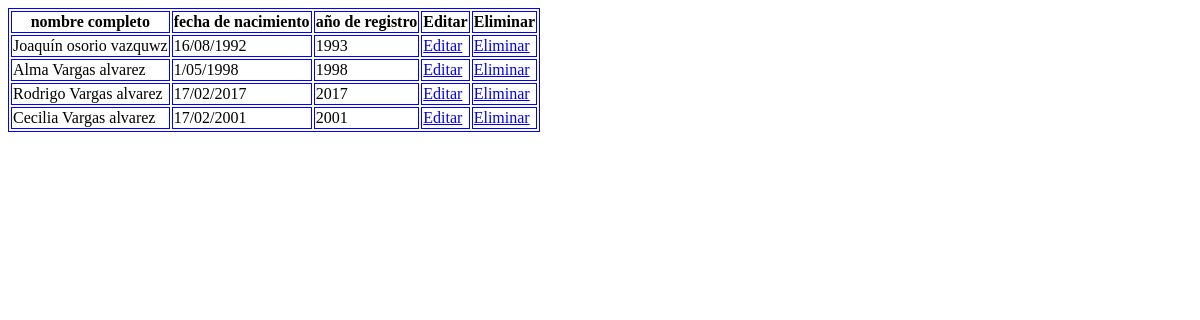
Before: /3_tabla_dinamica.php with the older database file.
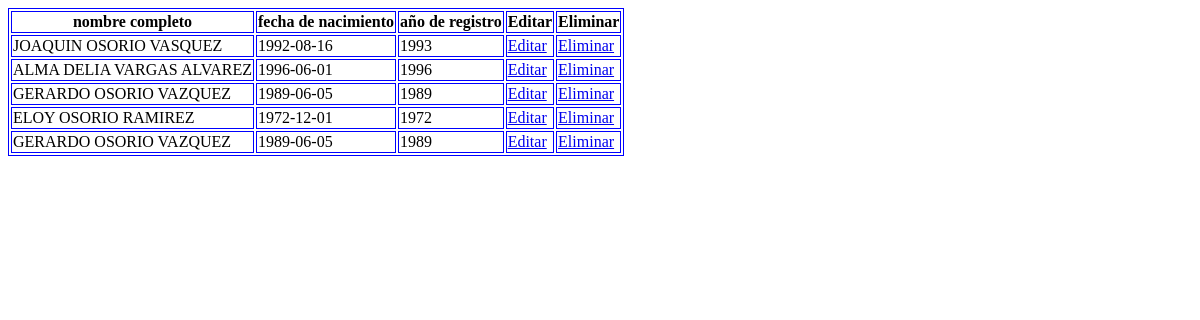
After: the same page with the newer database file.
### tables this page shows
CREATE TABLE acta ( ID INTEGER PRIMARY KEY AutoIncrement,n_conpleto text,f_nacimiento text,registro numeric);

### 3_tabla_dinamica.php (the view, shortened to what this page needs)
<?php
include_once __DIR__ . "/base_de_datos.php";
$resultado = $baseDeDatos->query("SELECT * FROM acta;");
$datos = $resultado->fetchAll(PDO::FETCH_OBJ);
?>
<!DOCTYPE html>
<html lang="es">
<head>
</head>
<body>
	<table>
		<thead>
			<tr>
				<th>nombre completo</th>
				<th>fecha de nacimiento</th>
				<th>año de registro</th>
				<th>Editar</th>
				<th>Eliminar</th>
			</tr>
		</thead>
		<tbody>
			<?php foreach($datos as $d){  ?>
				<tr>
					<td><?php echo $d->n_conpleto ?></td>
					<td><?php echo $d->f_nacimiento ?></td>
					<td><?php echo $d->registro ?></td>
					<td>
						<a href="editar.php?id=<?php echo $d->id ?>">Editar</a>
					</td>
					<td>
						<a href="eliminar.php?id=<?php echo $d->id ?>">Eliminar</a>
					</td>
				</tr>
			<?php }  ?>
		</tbody>
	</table>
</body>
</html>

Changed rows visible on the page:
changed acta: n_conpleto "Joaquín osorio vazquwz" → "JOAQUIN OSORIO VASQUEZ"; f_nacimiento "16/08/1992" → "1992-08-16"
changed acta: n_conpleto "Alma Vargas alvarez" → "ALMA DELIA VARGAS ALVAREZ"; f_nacimiento "1/05/1998" → "1996-06-01"; registro "1998" → "1996"
changed acta (number 3 of 5 on the later page): n_conpleto "Rodrigo Vargas alvarez" → "GERARDO OSORIO VAZQUEZ"; f_nacimiento "17/02/2017" → "1989-06-05"; registro "2017" → "1989"
changed acta: n_conpleto "Cecilia Vargas alvarez" → "ELOY OSORIO RAMIREZ"; f_nacimiento "17/02/2001" → "1972-12-01"; registro "2001" → "1972"
added acta: n_conpleto "GERARDO OSORIO VAZQUEZ", f_nacimiento "1989-06-05", registro "1989"
